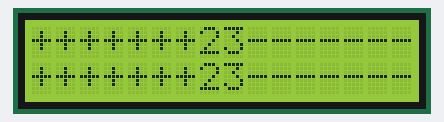
Bench run of a sketch on a simulated Arduino Uno, built with avr-gcc and run on an emulated ATmega328P. Shown: 16×2 character LCD.

Above: at 0.2 s.
At 4.7 s:
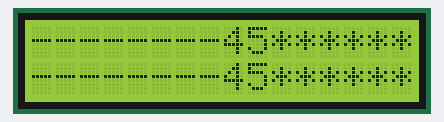
At 9.7 s:
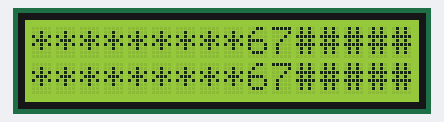
At 19.7 s:
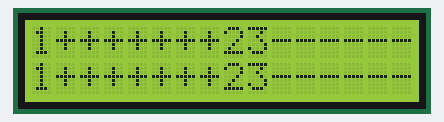
At 29.2 s:
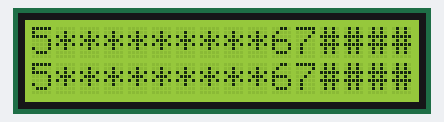
At 39.3 s:
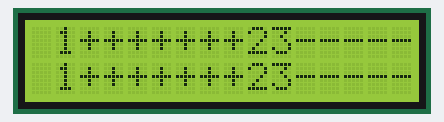

The sketch:

app.ino
```cpp
#include <LiquidCrystal_I2C.h>

LiquidCrystal_I2C myLCD(0x27, 16, 2);

void setup() {
  myLCD.begin();

  myLCD.setCursor(0,0);
  myLCD.print("1+++++++23--------45*********67#######8");

  myLCD.setCursor(0,1);
  myLCD.print("1+++++++23--------45*********67#######8");
}

void loop() {
  int n;
  for(n=0; n<80; n++) {
    myLCD.scrollDisplayLeft();
    delay(500);
  }
  delay(2000);
  for(n=0; n<80; n++) {
    myLCD.scrollDisplayRight();
    delay(500);
  }
  delay(2000);
}
```

Measured:
- what the display in image 1 shows lasts 0.5 s, from 4.6 s to 5.1 s
